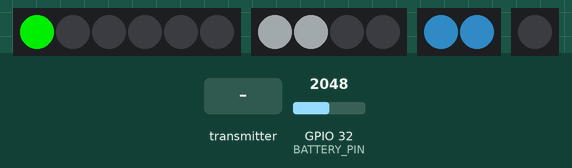
Simulated run of this sketch. Board: ESP32. Shown: 6 RGB LEDs in strip order, left to right, 4 RGB LEDs in strip order, left to right, 2 RGB LEDs in strip order, left to right, 1 RGB LEDs in strip order, left to right. The test bench sets the inputs (shaded band); at power-on: GPIO 32 (BATTERY_PIN) = 2048. Dim RGB values are drawn brighter than linear; random numbers use the default seed unless the sketch sets one.

Above: at 1.2 s.
1.3 s: the transmitter starts sending domeLightMode = 2
At 1.45 s:
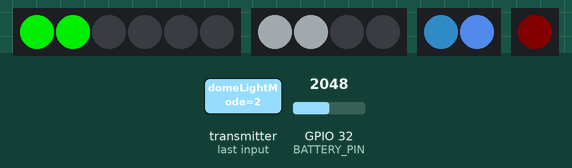
3.0 s: the transmitter starts sending domeLightMode = 1
At 4.4 s:
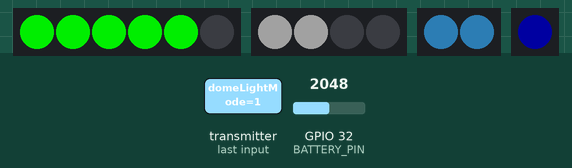
4.6 s: the transmitter starts sending domeLightMode = 2
At 5.85 s:
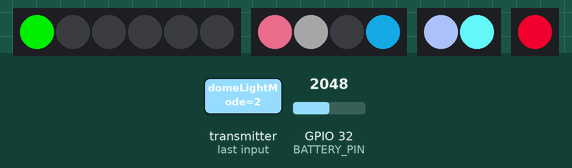
9.8 s: the transmitter starts sending domeLightMode = 1
At 10.69 s:
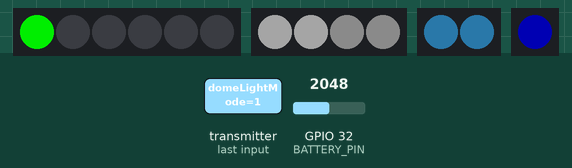
Timing chart, 0 to 23.8 s (numbered marks = the images above; inputs shaded):
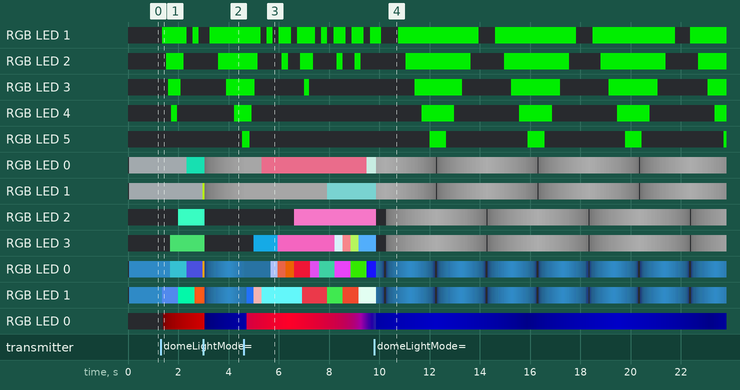

The sketch:

Dome.ino
```cpp
#pragma once

#include <Arduino.h>
#include "Constant.h"
#include "src/DomeLogic.h"

DomeLogic domeLogic;


void setup() {
	domeLogic.init(remoteAddress);
}

void loop() {
	domeLogic.run();
}
```

Constant.h
```cpp
#pragma once

uint8_t remoteAddress[] = {0x40, 0x22, 0xD8, 0x02, 0xA1, 0x58};
```

DomeLogic.cpp
```cpp
#include "DomeLogic.h"

void DomeLogic::init(uint8_t remoteAddress[6])
{
	#ifdef DEBUG
    Serial.begin(115200);
	#endif

    receiver.init();
    transmitter.init(remoteAddress);

    eye.init();
	largeLogic.init();
	smallLogic.init();
	holoprojector.init();
}

void DomeLogic::run()
{
    if (millis() - timer >= 40) {
        timer = millis();
        if (receiver.getBodyBattery() == 0) {
            needSend = true;
        }

        switch (receiver.getDomeLightMode())
		{
		case 0:
			eye.low();
			largeLogic.topWhite();
			smallLogic.low();
			holoprojector.disable();
			psi.low();
			break;
		case 1:
			eye.fade();
			largeLogic.fade();
			smallLogic.fade();
			holoprojector.pulse();
			psi.fade();
			break;
		case 2:
			eye.randomBlink();
			largeLogic.randomBlink();
			smallLogic.randomBlink();
			holoprojector.cycle();
			psi.randomBlink();
			break;
		default:
			break;
		}
  	}

	if (millis() - sendTimer >= 15000 || needSend) {
        sendTimer = millis();

		inputs.readBatteryVoltage();
        transmitter.setBodyBattery(receiver.getBodyBattery());
        transmitter.setDomeBattery(inputs.getBatteryVoltage());

        transmitter.send();
  	}
}
```

DomeLogic.h
```cpp
#pragma once

#include <Arduino.h>
#include "../Config.h"
#include "EspNow/Receiver.h"
#include "EspNow/Transmitter.h"
#include "Light/Eye.h"
#include "Light/LargeLogic.h"
#include "Light/SmallLogic.h"
#include "Light/Holoprojector.h"
#include "Light/Psi.h"
#include "Inputs.h"

class DomeLogic
{
    public:
        void init(uint8_t remoteAddress[6]);
        void run();
    private:
        Receiver receiver;
        Transmitter transmitter;
        Eye eye;
        LargeLogic largeLogic;
        SmallLogic smallLogic;
        Holoprojector holoprojector;
        Psi psi;
        Inputs inputs;
        uint32_t timer;
        uint32_t sendTimer;
        bool needSend = false;
};
```

Receiver.cpp
```cpp
#include "Receiver.h"

typedef struct BodyReceiveData {
    int16_t psi = 0;
    int16_t domeLightMode = 0;
    float bodyBattery = 0;
} BodyReceiveData;

BodyReceiveData bodyData;

void OnDataRecv(const uint8_t * mac, const uint8_t *incomingData, int len) {
    memcpy(&bodyData, incomingData, sizeof(bodyData));

    #ifdef DEBUG
    Serial.printf(
        "psi: %d, domeLightMode: %d, bodyBattery: %d\n",
        bodyData.psi,
        bodyData.domeLightMode,
        bodyData.bodyBattery
    );
	#endif
}

void Receiver::init()
{
    esp_now_register_recv_cb(OnDataRecv);
}

int16_t Receiver::getDomeLightMode()
{
    return bodyData.domeLightMode;
}

float Receiver::getBodyBattery()
{
    return bodyData.bodyBattery;
}
```

Receiver.h
```cpp
#pragma once

#include <Arduino.h>
#include <esp_now.h>
#include "../../Config.h"

class Receiver
{
    public:
        void init();
        int16_t getDomeLightMode();
        float getBodyBattery();
};
```

Transmitter.cpp
```cpp
#include "Transmitter.h"

typedef struct SendRemoteData {
    float bodyBattery = 0;
    float domeBattery = 0;
} SendRemoteData;

SendRemoteData remoteData;

void OnDataSent(const uint8_t *mac_addr, esp_now_send_status_t status) {
    #ifdef DEBUG
    Serial.print("\r\nLast Packet Send Status:\t");
    Serial.println(status == ESP_NOW_SEND_SUCCESS ? "Delivery Success" : "Delivery Fail");
	#endif
}

void Transmitter::init(uint8_t remoteAddress[6])
{
    esp_now_peer_info_t peerInfo = {};
    peerInfo.channel = 0;
    peerInfo.encrypt = false;

    esp_now_register_send_cb(OnDataSent);

    memcpy(peerInfo.peer_addr, remoteAddress, 6);
    memcpy(Transmitter::remoteAddress, remoteAddress, 6);
    if (esp_now_add_peer(&peerInfo) != ESP_OK){
        #ifdef DEBUG
        Serial.println("Failed to add peer");
        #endif

        return;
    }
}

void Transmitter::send()
{
    esp_err_t result = esp_now_send(remoteAddress, (uint8_t *) &remoteData, sizeof(remoteData));

    #ifdef DEBUG
    Serial.println(result == ESP_OK ? "Sent with success" : "Error sending the data");
    #endif
}

void Transmitter::setBodyBattery(float bodyBattery)
{
    remoteData.bodyBattery = bodyBattery;
}

void Transmitter::setDomeBattery(float domeBattery)
{
    remoteData.domeBattery = domeBattery;
}
```

Transmitter.h
```cpp
#pragma once

#include <Arduino.h>
#include <esp_now.h>
#include "../../Config.h"

class Transmitter
{
    public:
        void init(uint8_t remoteAddress[6]);
        void send();
        void setBodyBattery(float bodyBattery);
        void setDomeBattery(float domeBattery);
    private:
        uint8_t remoteAddress[6];
};
```

Inputs.cpp
```cpp
#include "Inputs.h"

void Inputs::readBatteryVoltage()
{
    if(millis() - lastBatteryUpdate >= 15000 || 0 == batteryVoltage){
      lastBatteryUpdate = millis();
      batteryVoltage = (analogRead(BATTERY_PIN) * 3.3 / 4096.0) / 0.5;
    }
}

float Inputs::getBatteryVoltage()
{
    return batteryVoltage;
}
```

Inputs.h
```cpp
#pragma once

#include <Arduino.h>
#include "../Config.h"

class Inputs
{
    public:
        void readBatteryVoltage();
        float getBatteryVoltage();
    private:
        float batteryVoltage = 0;
        uint32_t lastBatteryUpdate;
};
```

Eye.cpp
```cpp
#include "Eye.h"

void Eye::init()
{
    pixel.begin();
    pixel.setPixelColor(0, pixel.Color(0, 200, 0));
    pixel.show();
}

void Eye::low()
{
    for (int i = 1; i < 6; i++)
    {
        pixel.setPixelColor(i, pixel.Color(0, 0, 0));
        pixel.show();
    }

}

void Eye::fade()
{
    if (millis() - timer > 300)
    {
        timer = millis();
        switch (state)
        {
        case 0:
            pointer++;

            if (pointer > 5) {
                state = 1;
            } else {
                pixel.setPixelColor(pointer, pixel.Color(0, 200, 0));
            }

            break;
        case 1:
            pointer--;

            if (pointer <= 0) {
                state = 0;
            } else {
                pixel.setPixelColor(pointer, pixel.Color(0, 0, 0));
            }
            break;

        default:
            break;
        }

        pixel.show();
    }
}

void Eye::randomBlink()
{
    if (millis() - timer > 100)
    {
        timer = millis();

        if (pointer <= 0) {
            randomPointer = random(1, 5);
        }

        switch (state)
        {
        case 0:
            pointer++;

            if (pointer > randomPointer) {
                state = 1;
            } else {
                pixel.setPixelColor(pointer, pixel.Color(0, 200, 0));
            }

            break;
        case 1:
            pointer--;

            if (pointer <= 0) {
                state = 0;
            } else {
                pixel.setPixelColor(pointer, pixel.Color(0, 0, 0));
            }
            break;

        default:
            break;
        }

        pixel.show();
    }

}
```

Eye.h
```cpp
#pragma once

#include "../../Config.h"
#include <Arduino.h>
#include <Adafruit_NeoPixel.h>

class Eye
{
    public:
        void init();
        void low();
        void fade();
        void randomBlink();
    private:
        Adafruit_NeoPixel pixel = Adafruit_NeoPixel(6, EYE_PIN, NEO_GRB + NEO_KHZ800);
        uint8_t state = 0;
        int8_t pointer = 0;
        uint8_t randomPointer = 0;
        uint32_t timer;
};
```

Holoprojector.cpp
```cpp
#include "Holoprojector.h"

void Holoprojector::init()
{
    pixel.begin();
}

void Holoprojector::disable()
{
    pixel.clear();
    pixel.setPixelColor(0, pixel.Color(0, 0, 0));
    pixel.show();
}

void Holoprojector::pulse()
{
    if(pulseState == 0 && blue <= 100) {
        blue++;
    }

    if(blue >= 100) {
        pulseState = 1;
    }

    if(pulseState == 1 && blue >= 10){
      blue--;
    }

    if(blue <= 10) {
        pulseState = 0;
    }

    pixel.setPixelColor(0, pixel.Color(0, 0, blue));
    pixel.show();
}

void Holoprojector::cycle()
{
    switch (cycleState)
    {
    case 0:
        red = 0;
        green = 0;
        blue = 0;
        cycleState = 1;
        break;
    case 1:
        if(red <= 250) {
            red += 3;
        } else {
            cycleState = 2;
        }
        break;
    case 2:
        if(red >= 10) {
            red -= 3;
        } else {
            cycleState = 3;
        }
        break;
    case 3:
        if(green <= 250) {
            green += 3;
        } else {
            cycleState = 4;
        }
        break;
    case 4:
        if(green >= 10) {
            green -= 3;
        } else {
            cycleState = 5;
        }
        break;
    case 5:
        if(blue <= 250) {
            blue += 3;
        } else {
            cycleState = 6;
        }
        break;
    case 6:
        if(blue >= 10) {
            blue -= 3;
        } else {
            cycleState = 7;
        }
        break;
    case 7:
        if(red <= 250) {
            red += 3;
        } else if(green <= 250) {
            green += 3;
        } else if(blue <= 250) {
            blue += 3;
        } else {
            cycleState = 8;
        }
        break;
    case 8:
        if(red >= 10) {
            red -= 3;
        } else if(green >= 10) {
            green -= 3;
        } else if(blue >= 10) {
            blue -= 3;
        } else {
            cycleState = 1;
        }
        break;

    default:
        break;
    }

    pixel.setPixelColor(0, pixel.Color(red, green, blue));
    pixel.show();
}
```

Holoprojector.h
```cpp
#pragma once

#include "../../Config.h"
#include <Arduino.h>
#include <Adafruit_NeoPixel.h>

class Holoprojector
{
    public:
        void init();
        void disable();
        void pulse();
        void cycle();
    private:
        Adafruit_NeoPixel pixel = Adafruit_NeoPixel(1, HOLOPROJECTOR_PIN, NEO_GRB + NEO_KHZ800);
        uint8_t pulseState = 0;
        uint8_t cycleState = 0;
        uint8_t red = 0;
        uint8_t green = 0;
        uint8_t blue = 0;
};
```

LargeLogic.cpp
```cpp
#include "LargeLogic.h"

void LargeLogic::init()
{
    pixel.begin();
}

void LargeLogic::topWhite()
{
    pixel.clear();

    for (int i = 0; i < 2; i++) {
        pixel.setPixelColor(i, pixel.Color(47, 49, 50));
    }

    pixel.show();
}

void LargeLogic::fade()
{


    switch (fadeState)
    {
    case 0:
        fadeA++;
        if (fadeB > 0) {
            fadeB--;
        }
        break;
    case 1:
        fadeA--;
        fadeB++;
        break;
    default:
        break;
    }

    constrain(fadeA, 0, 50);
    constrain(fadeB, 0, 50);

    if(fadeA == 50){
        fadeState = 1;
    } else if (fadeA == 0){
        fadeState = 0;
    }

    pixel.setPixelColor(0, pixel.Color(fadeA, fadeA, fadeA));
    pixel.setPixelColor(1, pixel.Color(fadeA, fadeA, fadeA));
    pixel.setPixelColor(2, pixel.Color(fadeB, fadeB, fadeB));
    pixel.setPixelColor(3, pixel.Color(fadeB, fadeB, fadeB));
    pixel.show();


}

void LargeLogic::randomBlink()
{
    if(millis() - randomTimer > 300) {
      randomTimer = millis();

      pixel.setPixelColor(random(0, 6), pixel.Color(random(0, 255),random(0, 255),random(0, 255)));
      pixel.show();
    }
}
```

LargeLogic.h
```cpp
#pragma once

#include "../../Config.h"
#include <Arduino.h>
#include <Adafruit_NeoPixel.h>

class LargeLogic
{
    public:
        void init();
        void topWhite();
        void fade();
        void randomBlink();
    private:
        Adafruit_NeoPixel pixel = Adafruit_NeoPixel(4, LARGE_LOGIC_PIN, NEO_GRB + NEO_KHZ800);
        uint8_t fadeState = 0;
        uint8_t fadeA = 0;
        uint8_t fadeB = 0;
        uint32_t randomTimer;
};
```

Psi.cpp
```cpp
#include "Psi.h"

void Psi::init()
{
    pixel.begin();

}

void Psi::low()
{
    pixel.setPixelColor(0, pixel.Color(60, 60, 60));
    pixel.show();
}

void Psi::fade()
{
    if (millis() - timer > 500)
    {
        pixel.setPixelColor(0, pixel.Color(60, 60, 60));
    }

    if (millis() - timer > 1000)
    {
        timer = millis();

        pixel.setPixelColor(0, pixel.Color(200, 200, 200));
    }

    pixel.show();
}

void Psi::randomBlink()
{
    if (millis() - timer > randomInterval)
    {
        timer = millis();
        randomInterval = random(100,300);

        pixel.setPixelColor(0, pixel.Color(random(0, 255),random(0, 255),random(0, 255)));
    }

    pixel.show();
}
```

Psi.h
```cpp
#pragma once

#include "../../Config.h"
#include <Arduino.h>
#include <Adafruit_NeoPixel.h>

class Psi
{
    public:
        void init();
        void low();
        void fade();
        void randomBlink();
    private:
        Adafruit_NeoPixel pixel = Adafruit_NeoPixel(1, PSI_PIN, NEO_GRB + NEO_KHZ800);
        uint32_t timer;
        uint16_t randomInterval = 0;
};
```

SmallLogic.cpp
```cpp
#include "SmallLogic.h"

void SmallLogic::init()
{
    pixel.begin();
}

void SmallLogic::low()
{
    pixel.clear();

    for (int i = 0; i < 2; i++) {
        pixel.setPixelColor(i, pixel.Color(23, 67, 96));
    }

    pixel.show();
}

void SmallLogic::fade()
{
    switch (fadeState)
    {
    case 0:
        if(red < 24) {
            red++;
            green = map(red, 0, 23, 0, 67);
            blue = map(red, 0, 23, 0, 96);
        } else {
            fadeState = 1;
        }
        break;
    case 1:
        if(red > 0) {
            red--;
            green = map(red, 0, 23, 0, 67);
            blue = map(red, 0, 23, 0, 96);
        } else {
            fadeState = 0;
        }
        break;

    default:
        break;
    }

    for (int i = 0; i < 2; i++)
    {
        pixel.setPixelColor(i, pixel.Color(red, green, blue));
    }

    pixel.show();
}

void SmallLogic::randomBlink()
{
    if(millis() - randomTimer > 300) {
      randomTimer = millis();

      pixel.setPixelColor(random(0, 2), pixel.Color(random(0, 255),random(0, 255),random(0, 255)));
      pixel.show();
    }
}
```

SmallLogic.h
```cpp
#pragma once

#include "../../Config.h"
#include <Arduino.h>
#include <Adafruit_NeoPixel.h>

class SmallLogic
{
    public:
        void init();
        void low();
        void fade();
        void randomBlink();
    private:
        Adafruit_NeoPixel pixel = Adafruit_NeoPixel(2, SMALL_LOGIC_PIN, NEO_GRB + NEO_KHZ800);
        uint8_t fadeState = 0;
        uint8_t red = 0;
        uint8_t green = 0;
        uint8_t blue = 0;
        uint32_t randomTimer;
};
```

Config.h
```cpp
#define PSI_PIN 19
#define HOLOPROJECTOR_PIN 18
#define SMALL_LOGIC_PIN 5
#define LARGE_LOGIC_PIN 17
#define EYE_PIN 16

#define BATTERY_PIN 32

// #define DEBUG
```

Measured:
- after the input at 1.3 s, RGB LED 1: off → RGB(0, 200, 0) after 0.07 s, → off 0.97 s later, → RGB(0, 200, 0) 0.24 s later, → off 0.24 s later; RGB LED 2: off → RGB(0, 200, 0) after 0.23 s, → off 0.69 s later
